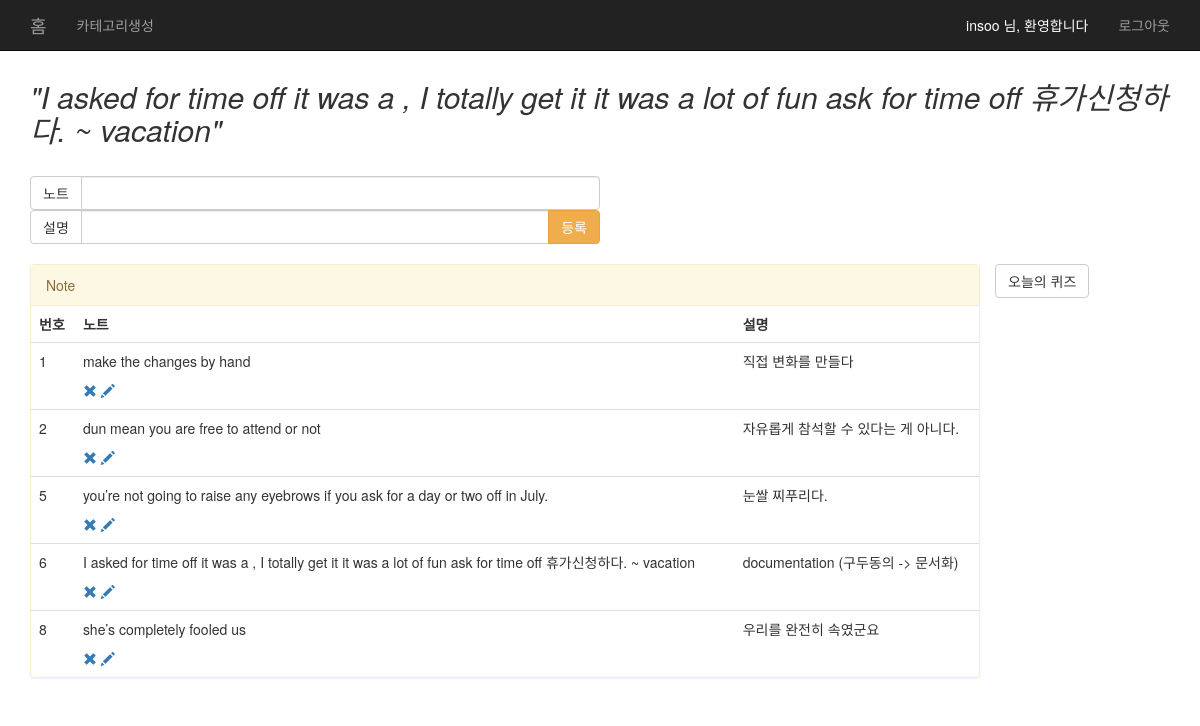
Page /english/ (signed in) on the committed database.
### englishnote/models.py (models this page shows, shortened)
class Note(models.Model):
    sentence = models.TextField()
    translation = models.TextField()
    author = models.ForeignKey(settings.AUTH_USER_MODEL)
    created_at = models.DateTimeField(auto_now_add=True)
    updated_at = models.DateTimeField(auto_now=True)

### englishnote/views.py (the view)
def index(request):
    note_list = Note.objects.all()
    random = Note.objects.all().order_by('?')[:1].get()
    return render(request, 'englishnote/index.html', {'note_list':note_list, 'random':random})

### englishnote/templates/englishnote/index.html (shortened to what this page needs)
{% extends 'englishnote/base.html' %}
{% block content %}
<div style="margin: auto;">
    <h2><i> "{{ random.sentence }}" </i></h2>
</div><br>
<form action="{% url 'english:note_new' %}" method="post">
    <div class="input-group col-sm-6">
        <div class="input-group-btn">
            <button type="button" class="btn btn-default">노트 </button>
        </div>
        <input id="sentence" class="form-control" type="text" name="sentence">
    </div>
    <div class="input-group col-sm-6">
        <div class="input-group-btn">
            <button type="button" class="btn btn-default">설명 </button>
        </div>
        <input id="translation" class="form-control" type="text" name="translation">
        <div class="input-group-btn">
            <button type="submit" class="btn btn-warning">등록 </button>
        </div>
    </div>
</form><br>
<div class="panel panel-warning col-xs-10" style="padding-right: 0px; padding-left: 0px;">
  <div class="panel-heading">Note</div>
    <table class="table">
        <tr>
           <th>번호</th>
           <th>노트</th>
           <th>설명</th>
        </tr>
        {% for note in note_list %}
        <tr>
           <td>{{ note.id }}</td>
           <td>{{ note.sentence|linebreaks }}
               <a href="{% url 'english:note_delete' note.pk %}" data-confirm="true"><span class="glyphicon glyphicon-remove"></span></a>
               <a href="{% url 'english:note_edit' note.pk %}" data-confirm="true"><span class="glyphicon glyphicon-pencil"></span></a>
           </td>
           <td>{{ note.translation }} </td>
        </tr>
        {% endfor %}
    </table>
</div>
<div class="col-xs-2">
    <form action="{% url 'english:random' %}" method="post">
        <center></center><button type="submit" class="btn btn-default">오늘의 퀴즈</button></center>
    </form>
</div>
{% endblock %}

### englishnote/templates/englishnote/base.html (shortened to what this page needs)
<!doctype html>
<html>
<head>
<link rel="stylesheet" href="https://maxcdn.bootstrapcdn.com/bootstrap/3.3.6/css/bootstrap.min.css" />
</head>
<body>
    <nav class="navbar navbar-inverse navbar-fixed-top">
      <div class="container">
        <div class="navbar-header">
          <a class="navbar-brand" href="/english">홈</a>
        </div>
        <div id="navbar" class="collapse navbar-collapse">
          <ul class="nav navbar-nav">
            <li><a href="#">카테고리생성</a></li>
          </ul>
          <ul class="nav navbar-nav navbar-right">
            {% if user.is_authenticated %}
              <li style="color: white; padding: 15px">{{ user.username }} 님, 환영합니다</li>
              <li><a href="{% url "logout" %}?next={{ request.path }}">로그아웃</a></li>
            {% else %}
              <li><a href="{% url "login" %}?next={{ request.path }}">로그인</a></li>
              <li><a href="{% url "signup" %}">회원가입</a></li>
            {% endif %}
          </ul>
        </div>
      </div>
    </nav>
    <div class="container">
        <div class="row">
            <div class="col-sm-12">
                {% block content %}
                {% endblock %}
            </div>
        </div>
    </div>
</body>
</html>

### englishnote/templates/englishnote/base.html (style rules this page uses)
body { padding-top: 60px; padding-bottom: 30px; }

### rows in the picture
Note: sentence "I asked for time off it was a , I totally get it it was a lot of fun ask for time off 휴가신청하다. ~ vacation", id "6", translation "documentation (구두동의 -> 문서화)"
Note: id "1", sentence "make the changes by hand", translation "직접 변화를 만들다"
Note: id "2", sentence "dun mean you are free to attend or not", translation "자유롭게 참석할 수 있다는 게 아니다."
Note: id "5", sentence "you’re not going to raise any eyebrows if you ask for a day or two off in July.", translation "눈쌀 찌푸리다."
Note: id "8", sentence "she’s completely fooled us", translation "우리를 완전히 속였군요"

### other values in the picture
{{ user.username }} "insoo"
